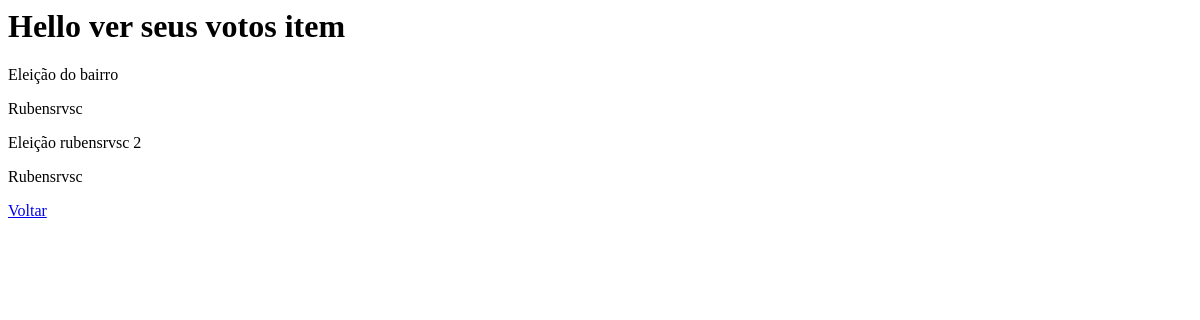
Before: /ver_seus_votos (signed in) with the older database file.
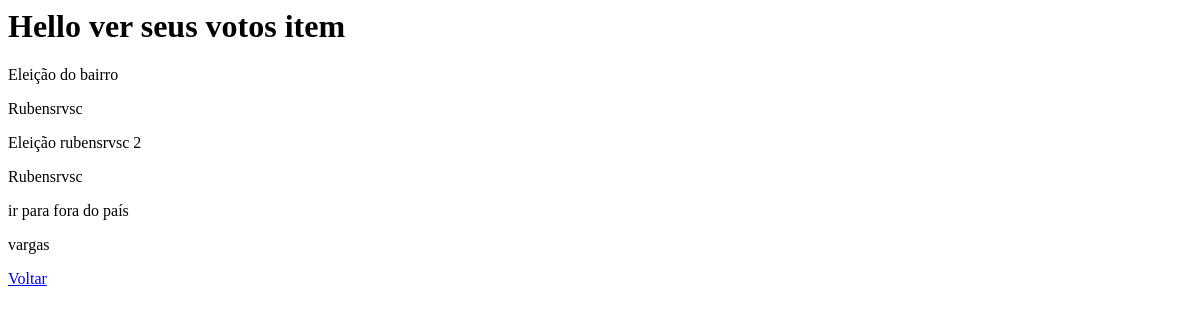
After: the same page with the newer database file.
### voting/models.py (models this page shows, shortened)
class Vote(models.Model):
    eleitor_vote = models.ForeignKey(Eleitor,related_name="eleitor_vote",on_delete=models.CASCADE,null=True)
    item_vote = models.ForeignKey(Item,related_name="item_vote",on_delete=models.CASCADE,null=True)

class Item(models.Model):
    nome = models.CharField(max_length=100)
    descricao = models.CharField(max_length=300)
    itens = models.ForeignKey(Eleitor,related_name="eleitor_item",on_delete=models.CASCADE,null=True)

class Eleitor(models.Model):
    user = models.OneToOneField(User,related_name="eleitor",on_delete=models.CASCADE)

### voting/views.py (the view)
# urls.py: path('ver_seus_votos',VerSeusVotosView.as_view(),name="ver_seus_votos")
class VerSeusVotosView(generic.View):
    template_name = "ver_seus_votos.html"
    @method_decorator(login_required)
    def get(self,request):
        data = {
            'user':request.user,
            'votos': Vote.objects.filter(eleitor_vote=request.user.eleitor)
        }
        el = Eleitor.objects.get(user=request.user)
        print(type(el))
        print(Vote.objects.filter(eleitor_vote=request.user.eleitor))
        return render(request,self.template_name,data)

### voting/templates/ver_seus_votos.html
<h1>Hello ver seus votos item</h1>
<div>
    {% for i in votos%}
        <p>{{i.item_vote.nome}}</p>
        <p>{{i.item_vote.itens.user.username}}</p>
    {% endfor %}
    <a href="{% url 'index'  %}">Voltar</a>
</div>

Changed rows visible on the page:
added Vote: item_vote.nome "ir para fora do país", item_vote.itens.user.username "vargas"
